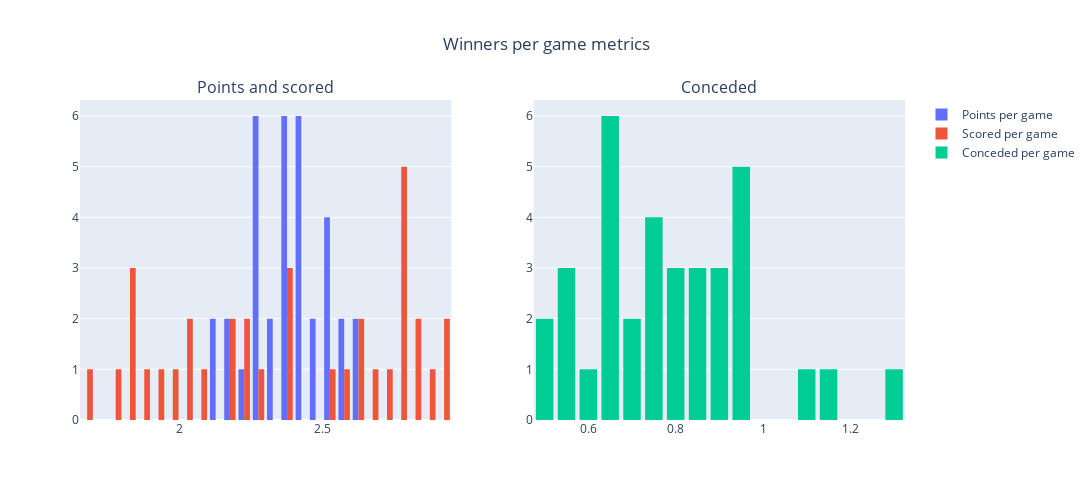

Source (notebook cell):
### Code cell
hist_1 = go.Histogram(x=winners_goals_conceded_pts['pts_PG'],name = "Points per game",nbinsx=30)    
hist_2 = go.Histogram(x=winners_goals_conceded_pts['scored_PG'],name = 'Scored per game',nbinsx=30)   
hist_3 = go.Histogram(x=winners_goals_conceded_pts['conceded_PG'],name = 'Conceded per game',nbinsx=30)

layout = go.Layout(
    title = go.layout.Title(text = "Winners", x = 0.5)
)

fig = plotly.subplots.make_subplots(rows=1,cols=2,subplot_titles=['Points and scored','Conceded'])
fig.add_trace(
    hist_1,
    row=1,col=1,)
fig.add_trace(
    hist_2,
    row=1,col=1
)
fig.add_trace(
    hist_3,
    row=1,col=2
)
fig.update_layout(height=500,width=1200, title='Winners per game metrics',title_x=0.5)
fig.show()

### Figure 1 — Plotly figure (JSON) as saved in the notebook; plotly's stock layout.template omitted (floating-point values rounded to 4 significant figures)
{"data": [{"name": "Points per game", "nbinsx": 30, "type": "histogram", "x": [2.447, 2.289, 2.212, 2.289, 2.395, 2.289, 2.447, 2.289, 2.132, 2.519, 2.447, 2.5, 2.395, 2.147, 2.412, 2.29, 2.294, 2.412, 2.471, 2.368, 2.394, 2.632, 2.395, 2.605, 2.395, 2.579, 2.333, 2.5, 2.447, 2.184, 2.474, 2.184, 2.526, 2.588, 2.324], "xaxis": "x", "yaxis": "y"}, {"name": "Scored per game", "nbinsx": 30, "type": "histogram", "x": [2.789, 2.368, 1.818, 1.921, 1.974, 1.842, 2.605, 1.895, 1.789, 2.778, 2.842, 2.816, 2.763, 1.676, 2.618, 2.774, 2.588, 2.941, 2.706, 1.842, 2.182, 2.789, 2.026, 2.237, 2.947, 2.5, 2.091, 2.263, 2.237, 2, 2.895, 2.184, 2.684, 2.353, 2.353], "xaxis": "x", "yaxis": "y"}, {"name": "Conceded per game", "nbinsx": 30, "type": "histogram", "x": [1.079, 0.9474, 0.6667, 0.8421, 0.5263, 0.6579, 0.7632, 0.6316, 0.9474, 0.8889, 0.7632, 0.8158, 0.9211, 0.6471, 0.6471, 1.29, 0.9412, 0.9412, 0.8235, 0.7895, 0.8788, 0.7105, 0.7105, 0.8684, 0.7632, 0.6053, 0.7273, 0.6316, 0.8684, 1.132, 0.5526, 0.9474, 0.5, 0.5, 0.5294], "xaxis": "x2", "yaxis": "y2"}], "layout": {"annotations": [{"font": {"size": 16}, "showarrow": false, "text": "Points and scored", "x": 0.225, "xanchor": "center", "xref": "paper", "y": 1, "yanchor": "bottom", "yref": "paper"}, {"font": {"size": 16}, "showarrow": false, "text": "Conceded", "x": 0.775, "xanchor": "center", "xref": "paper", "y": 1, "yanchor": "bottom", "yref": "paper"}], "height": 500, "title": {"text": "Winners per game metrics", "x": 0.5}, "width": 1200, "xaxis": {"anchor": "y", "domain": [0, 0.45]}, "xaxis2": {"anchor": "y2", "domain": [0.55, 1]}, "yaxis": {"anchor": "x", "domain": [0, 1]}, "yaxis2": {"anchor": "x2", "domain": [0, 1]}}}
